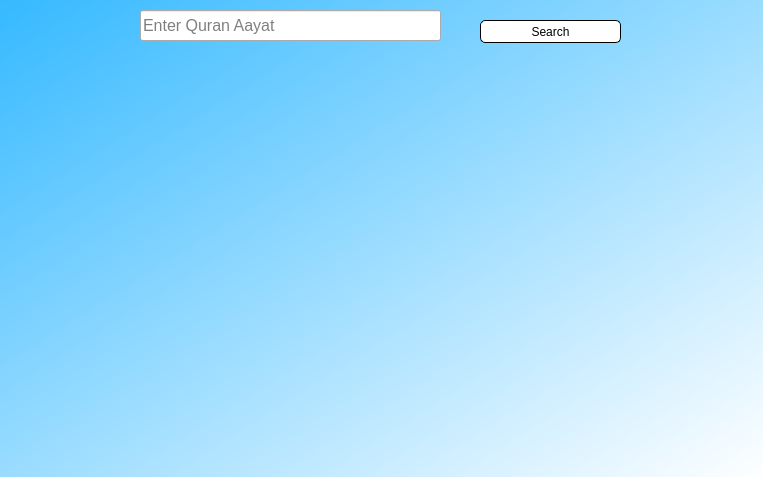
<?xml version="1.0" encoding="UTF-8"?>
<ui version="4.0">
 <class>Dialog</class>
 <widget class="QDialog" name="Dialog">
  <property name="geometry">
   <rect>
    <x>0</x>
    <y>0</y>
    <width>763</width>
    <height>477</height>
   </rect>
  </property>
  <property name="windowTitle">
   <string>Dialog</string>
  </property>
  <widget class="QWidget" name="widget" native="true">
   <property name="geometry">
    <rect>
     <x>-10</x>
     <y>-10</y>
     <width>791</width>
     <height>491</height>
    </rect>
   </property>
   <property name="styleSheet">
    <string notr="true">QWidget#widget{
background:qlineargradient(spread:pad, x1:0, y1:0, x2:1, y2:0.982955, stop:0 rgba(50, 184, 255, 255), stop:1 rgba(255, 255, 255, 255))
}</string>
   </property>
   <widget class="QLineEdit" name="value">
    <property name="geometry">
     <rect>
      <x>150</x>
      <y>20</y>
      <width>301</width>
      <height>31</height>
     </rect>
    </property>
    <property name="font">
     <font>
      <pointsize>12</pointsize>
     </font>
    </property>
    <property name="styleSheet">
     <string notr="true">QLineEdit#lineEdit{
border:none;
border-bottom:2px solid rgb(0, 0, 0);
background-color:rgba(202, 255, 232,0);
}</string>
    </property>
    <property name="placeholderText">
     <string>Enter Quran Aayat</string>
    </property>
   </widget>
   <widget class="QPushButton" name="search">
    <property name="geometry">
     <rect>
      <x>490</x>
      <y>30</y>
      <width>141</width>
      <height>23</height>
     </rect>
    </property>
    <property name="styleSheet">
     <string notr="true">QPushButton#search{
background-color:rgb(255, 255, 255);
border:1px solid #000;
border-radius:5px;
}
QPushButton#search:hover{
background-color: rgb(97, 255, 221);
}</string>
    </property>
    <property name="text">
     <string>Search</string>
    </property>
   </widget>
   <widget class="QLabel" name="result">
    <property name="geometry">
     <rect>
      <x>30</x>
      <y>80</y>
      <width>712</width>
      <height>381</height>
     </rect>
    </property>
    <property name="styleSheet">
     <string notr="true">
font: 14pt &quot;MS Shell Dlg 2&quot;;</string>
    </property>
    <property name="text">
     <string/>
    </property>
   </widget>
  </widget>
 </widget>
 <resources/>
 <connections/>
</ui>
